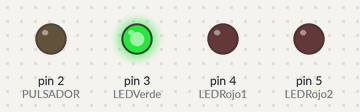
Bench run of a sketch on a simulated Arduino Uno, built with avr-gcc and run on an emulated ATmega328P. Parts: output pins drawn as LEDs (lit = HIGH).

Above: at 0.1 s.
Timing chart, 0 to 1.6 s (numbered marks = the images above):
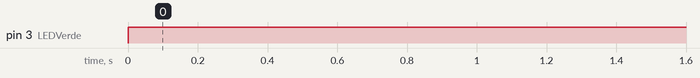

Measured:
- by itself, pin 3 (LEDVerde): LOW → HIGH at 0.00 s

The sketch:

KIT02NaveEspacialV2.0.ino
```cpp
/*
Programa 02 Kit Iniciacion
La nave espacial.
Con 3 LED y un Pulsador
*/

const int LEDVerde = 3;
const int LEDRojo1 = 4;
const int LEDRojo2 = 5;
const int PULSADOR = 2;

int Estado = 0;

void setup() {
  // pines de los LED, definidos como salida
  pinMode(LEDVerde,OUTPUT);
  pinMode(LEDRojo1,OUTPUT);
  pinMode(LEDRojo2,OUTPUT);

  // pin del pulsador, definido como entrada
  pinMode(PULSADOR,OUTPUT);
}

void loop() {
  //leo lo que marca el pulsador
  Estado = digitalRead (PULSADOR);

  if(Estado == LOW) {
    // si el pulsador esta apagado

    digitalWrite(LEDVerde,HIGH); //LED Verde
    digitalWrite(LEDRojo1,LOW);  //LED Rojo
    digitalWrite(LEDRojo2,LOW);  //LED Rojo
    }
  else {
    // si el pulsador esta apagado
    digitalWrite(LEDVerde,LOW); //LED Verde
    digitalWrite(LEDRojo1,LOW);  //LED Rojo
    digitalWrite(LEDRojo2,HIGH);  //LED Rojo

    delay (250); //Retraso de 250ms
    //conmutamos LED
    digitalWrite(LEDRojo1,HIGH);  //LED Rojo
    digitalWrite(LEDRojo2,LOW);  //LED Rojo

    delay(250);
  }

}
```
